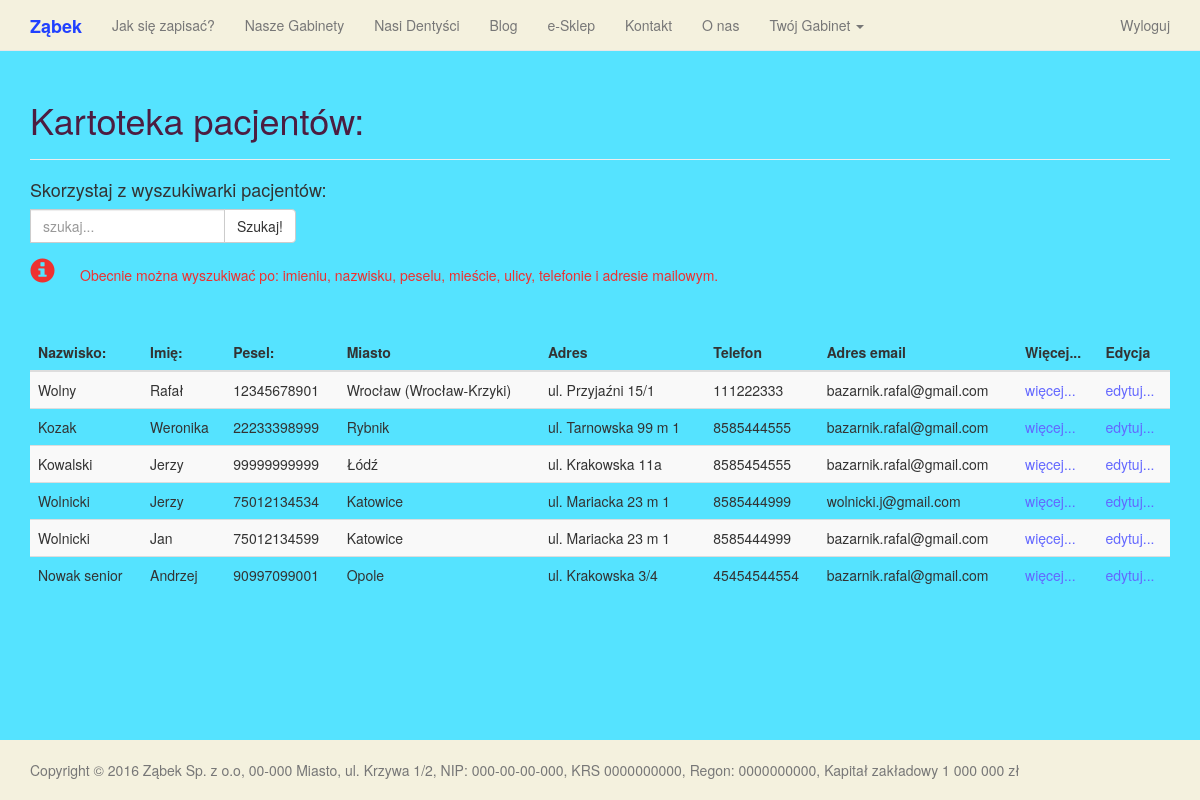
The app's page /patients (signed in), older data.
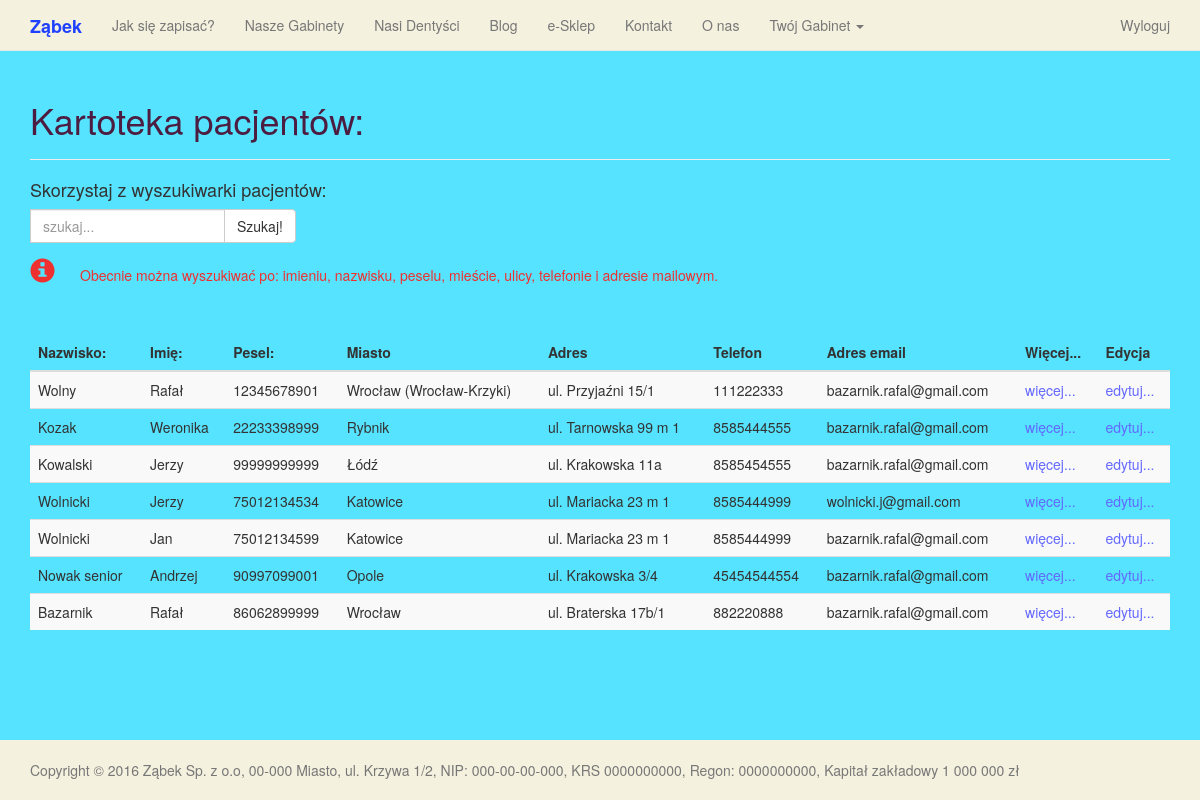
The same page, newer data.
### main_page/models.py (models this page shows, shortened)
class Contact(Address):
    phone_regex = RegexValidator(regex=r'^\+?1?\d{9,15}$', message="Niepoprawny numer telefonu. Powinien mieć minimum 9 i maksymalnie 15 cyfr")
    phone_number = models.CharField(validators=[phone_regex], blank=True, max_length=15, help_text="Numer telefonu")
    phone_number_alt = models.CharField(validators=[phone_regex], blank=True, max_length=15, help_text="Alternatywny numer telefonu")
    email = models.EmailField(null=True, help_text="Adres email")
    skype = models.CharField(max_length=50, null=True, blank=True)
    class Meta:
        abstract = True

class Patient(Contact):
    SEX = [
        ("F", "kobieta"),
        ("M", "mężczyzna"),
    ]
    name = models.CharField(max_length=100, help_text="Imię")
    surname = models.CharField(max_length=100, help_text="Nazwisko")
    pesel = models.CharField(max_length=11, null=True, help_text="Numer PESEL", validators=[MaxLengthValidator(11), MinLengthValidator(11)])
    profile_image = models.ImageField(upload_to="patients", blank=True, null=True, help_text="Zdjęcie")
    sex = models.CharField(choices=SEX, null=True, max_length=20, help_text="Płeć")
    date_of_birth = models.DateField(null=True, blank=True, help_text="Data Urodzenia")
    slug = models.SlugField(max_length=100, unique=True, blank=True, null=True,
                            help_text="Nazwa linku w postaci - nazwisko-imie-pesel - male litery, bez polskich znaków")
    user = models.ForeignKey(User, null=True, blank=True)
    def get_absolute_url(self):
        return "/patient/{0}/".format(self.slug)
    def get_edit_url(self):
        return "/patient/update/{0}/".format(self.slug)
    class Meta:
        verbose_name = "Patient"
        verbose_name_plural = 'Patients'

### main_page/views.py (the view)
# urls.py: url(r'^patients', views.PatientsListView.as_view(), name='patients'),
class PatientsListView(generic.ListView):
    queryset = models.Patient.objects.all()
    template_name = "patient/patients_list.html"
    paginate_by = 10
    @method_decorator(login_required)
    @method_decorator(user_passes_test(lambda u: u.groups.filter(name='Offices').count() == 1, login_url='/forbidden'))
    def dispatch(self, *args, **kwargs):
        return super(PatientsListView, self).dispatch(*args, **kwargs)

### main_page/templates/patient/patients_list.html (shortened to what this page needs)
{% extends "base.html" %}
    {% load django_markdown %}
    {% load  static %}
    {% block header %}
        <h1>Kartoteka pacjentów:</h1>
    {% endblock %}
    {% block content %}
        <h4>Skorzystaj z wyszukiwarki pacjentów:</h4>
        <div class="input-group" id="search-field">
        <form action="/search_patient" method="GET">
            <div style="float: left;" class="form-group">
                <input type="text" name="q" placeholder="szukaj..." class="form-control"></input>
            </div>
            <span class="input-group-btn">
            <button type="submit" class="btn btn-default">Szukaj!</button>
            </span>
        </form>
        </div>
        <span class="glyphicon glyphicon-info-sign small-info-icon">&nbsp;</span>
        <h5 class="info">Obecnie można wyszukiwać po: imieniu, nazwisku, peselu, mieście, ulicy, telefonie i adresie mailowym.</h5>
        <BR>&nbsp;<BR>
        {% if object_list %}
            <table class="table table-striped">
            <thead>
                <tr>
                    <th>Nazwisko:</th>
                    <th>Imię:</th>
                    <th>Pesel:</th>
                    <th>Miasto</th>
                    <th>Adres</th>
                    <th>Telefon</th>
                    <th>Adres email</th>
                    <th>Więcej...</th>
                    <th>Edycja</th>
                </tr>
            </thead>
            <tbody>
            {% for patient in object_list %}
            <tr>
                <td>
                    {{ patient.surname }}
                </td>
                <td>
                    {{ patient.name }}
                </td>
                <td>
                    {{ patient.pesel }}
                </td>
                <td>
                    {{ patient.city }}
                </td>
                <td>
                    ul. {{ patient.street}} {{ patient.number }}
                </td>
                <td>
                    {{ patient.phone_number }}
                </td>
                <td>
                    {{ patient.email }}
                </td>
                <td>
                    <a id="more_info" target="_blank" href="{{ patient.get_absolute_url }}">więcej...</a>
                </td>
                <td>
                    <a id="more_info" href="{{ patient.get_edit_url }}">edytuj...</a>
                </td>
            </tr>
            {% endfor %}
            </tbody>
            </table>
        {% else %}
            <p>Nie znaleziono pacjentów!</p>
        {% endif %}
    {% endblock %}

### main_page/templates/base.html (shortened to what this page needs)
<!DOCTYPE html>
 <html class="no-js">
    <head>
        {% load staticfiles %}
        <link rel="stylesheet" href="{% static 'ui/jquery-ui.css' %}">
        <link rel="stylesheet" href="{% static 'css/bootstrap.min.css' %}">
        <link rel="stylesheet" href="{% static 'css/main.css' %}">
    </head>
    <body>
        <nav class="navbar navbar-default navbar-fixed-top">
            <div class="container">
                <div class="navbar-header">
                    <a style="color: #2040FF;" class="navbar-brand" href="{% url 'main_page:index' %}"><strong>Ząbek</strong></a>
                </div>
                <div id="navbar" class="collapse navbar-collapse">
                    <ul class="nav navbar-nav">
                         <li><a href="{% url 'main_page:schedule_instruction' %}">Jak się zapisać?</a></li>
                        <li><a href="{% url 'main_page:offices' %}">Nasze Gabinety</a></li>
                        <li><a href="{% url 'main_page:dentists' %}">Nasi Dentyści</a></li>
                        <li><a href="{% url 'blog:blog' %}">Blog</a></li>
                        <li><a href="{% url 'shop:shop_index' %}">e-Sklep</a></li>
                        <li><a href="{% url 'main_page:contact' %}">Kontakt</a></li>
                        <li><a href="{% url 'main_page:about' %}">O nas</a></li>
                        {% if user.is_authenticated %}
                        {% if user.groups.all.0.name == 'Offices' %}
                        <li class="dropdown">
                            <a href="#" class="dropdown-toggle" data-toggle="dropdown" role="button" aria-haspopup="true" aria-expanded="false">Twój Gabinet <span class="caret"></span></a>
                        </li>
                        {% endif %}
                        {% endif %}
                    </ul>
                    <ul class="nav navbar-nav navbar-right">
                        {% if user.is_authenticated %}
                        <li id="log_out"><a href="{% url 'main_page:logout_user' %}">Wyloguj</a></li>
                        {% endif %}
                    </ul>
                </div>
            </div>
        </nav>
        <div class="container">
            <div class="page-header">
                {% block header %}{% endblock %}
            </div>
                {% block content %}{% endblock %}
        </div>
        <br>&nbsp;</br>
        <footer class="footer">
            <div class="container">
                <p class="text-muted">Copyright &copy; {% now "Y" %} Ząbek Sp. z o.o, 00-000 Miasto, ul. Krzywa 1/2, NIP: 000-00-00-000, KRS 0000000000, Regon: 0000000000, Kapitał zakładowy 1 000 000 zł
            </div>
        </footer>
	</body>
</html>

### main_page/static/css/main.css (style rules this page uses)
body { background-color: #55E3FF; }
#search-field { width: 300px; }
html { position: relative; min-height: 100%; }
body { margin-bottom: 60px; }
.footer { position: absolute; bottom: 0; width: 100%; height: 60px; background-color: #F4F1DE; }
body > .container { padding: 60px 15px 0; }
.container .text-muted { margin: 20px 0; }
.footer > .container { padding-right: 15px; padding-left: 15px; }
.page-header { color: #4C1D41; }
.navbar-default { background-color: #F4F1DE; color: #4C1D41; }
.navbar-brand { color: #36A0FF; }
#more_info, a { color: #6367FF; }
.info { color: #EE3130; }
.small-info-icon { float: left; vertical-align: middle; font-size: 25px; color: #EE3130; }

Row changes from the older to the newer data that the page shows:
added Patient: surname "Bazarnik", name "Rafał", pesel "86062899999", city "Wrocław", street "Braterska", number "17b/1", phone_number "882220888", email "bazarnik.rafal@gmail.com"
